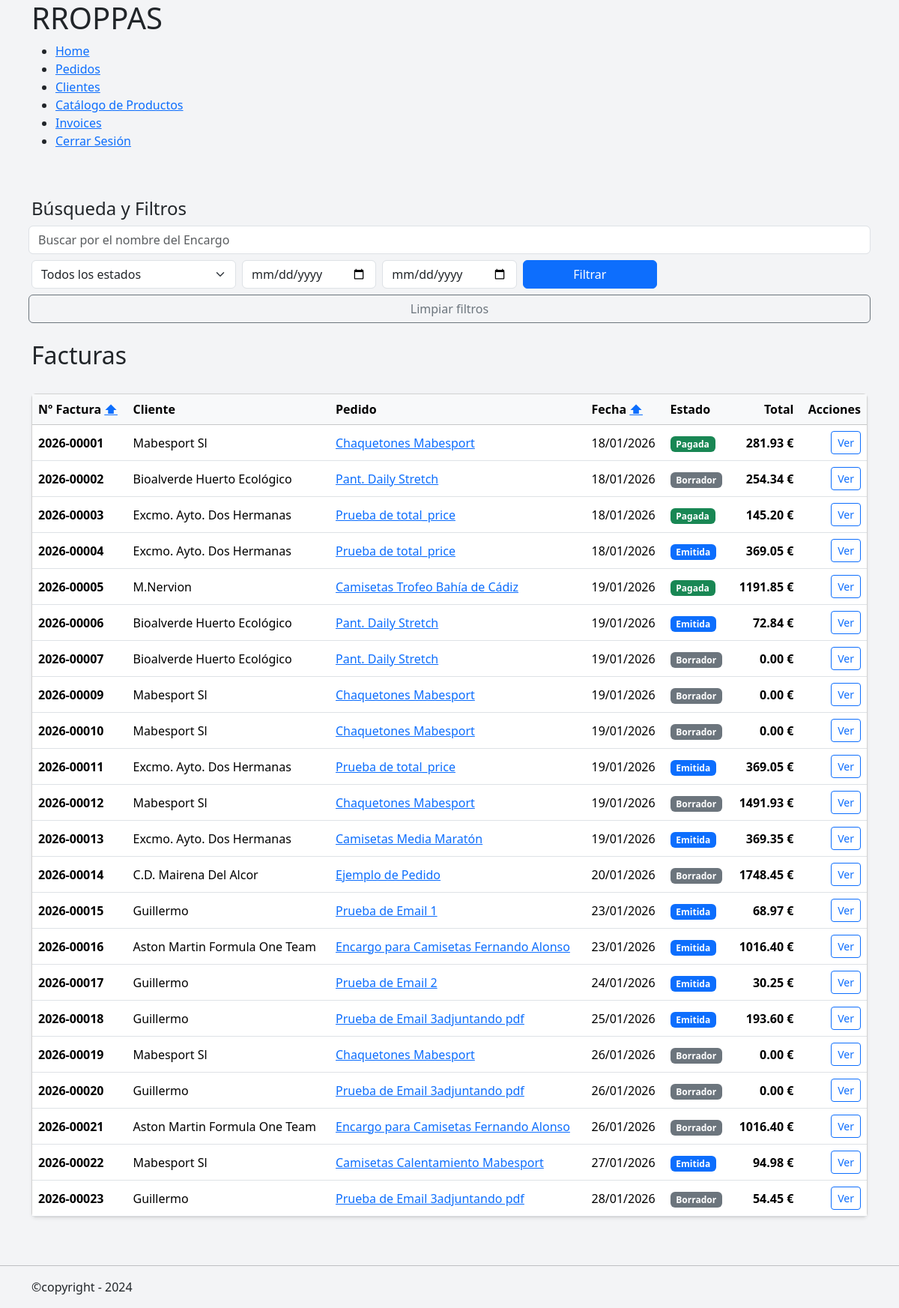
/invoices/list/ (signed in), run on the app's committed database.
### invoices/models.py (models this page shows, shortened)
class Invoices(models.Model):
    class InvoiceStatus(models.TextChoices):
        DRAFT = 'DRAFT', 'Borrador'
        ISSUED = 'ISSUED', 'Emitida'
        PAID = 'PAID', 'Pagada'
        CANCELLED = 'CANCELLED', 'Cancelada'
    order = models.ForeignKey(
        Order,
        on_delete=models.PROTECT,
        related_name= 'invoices'
    )
    client_name = models.CharField(max_length=150)
    cifnif = models.CharField(max_length=20)
    client_adress = models.CharField(max_length=150)
    billing_email = models.EmailField(blank=True)
    invoice_number = models.CharField(
        max_length=30,
        unique=True,
    )
    issue_date = models.DateField()
    due_date = models.DateField(
        null=True,
        blank=True,
    )
    sent_at = models.DateTimeField(
        null=True,
        blank=True,
    )
    status = models.CharField(
        verbose_name='Estado',
        choices=InvoiceStatus.choices,
        default=InvoiceStatus.DRAFT,
    )
    created_at = models.DateTimeField(
        auto_now_add=True
    )
    def base_amount(self):
        return sum(
            item.unit_price * item.quantity
            for item in self.items.all()
        )
    def vat_amount(self):
        return (self.base_amount() * Decimal(0.21)).quantize(
            Decimal("0.01"),
            rounding=ROUND_HALF_UP
        )
    def total_with_vat(self):
        return(self.base_amount() + self.vat_amount())

class InvoiceItem(models.Model):
    invoice = models.ForeignKey(
        Invoices,
        on_delete=models.CASCADE,
        related_name='items'
    )
    description = models.CharField(
        help_text='Concepto facturado',
        max_length=255,
        blank=True,
        null=True,
    )
    quantity = models.PositiveIntegerField(
        blank=True,
        null=True,
    )
    unit_price= models.DecimalField(
        max_digits=10,
        decimal_places=2,
        help_text='Precio unitario sin IVA',
        blank=True,
        null=True,
    )

### orders/models.py (models this page shows, shortened)
class Order(models.Model):
    class OrderStatus(models.TextChoices):
        RECEIVED = "RECEIVED", "Recibido"
        PENDING_DESIGN = "PENDING_DESIGN", "Pendiente de diseño"
        DESIGN_READY = "DESIGN_READY", "Diseño confirmado"
        IN_PRODUCTION = "IN_PRODUCTION", "En producción"
        COMPLETED = "COMPLETED", "Completado"
        DELIVERED = "DELIVERED", "Entregado"
        CANCELLED = "CANCELLED", "Cancelado"
    class OrderType(models.TextChoices):
        LARGE = 'LARGE', 'Encargo Importante'
        SMALL = 'SMALL', 'Encargo de Mostrador'
    client = models.ForeignKey(
        Client,
        on_delete=models.PROTECT,
        related_name='orders',
    )
    title = models.CharField(
        max_length=50,
        help_text='Descripcion corta del Pedido',
        verbose_name='Nombre del encargo',
    )
    status = models.CharField(
        verbose_name='Estado',
        choices=OrderStatus,
        default=OrderStatus.PENDING_DESIGN,
    )
    order_type =models.CharField(
        verbose_name='Tipo de pedido',
        choices=OrderType,
    )
    notes = models.TextField(blank=True, null=True)
    delivery_date = models.DateField(blank=True, null=True)
    created_at = models.DateTimeField(auto_now_add=True)
    updated_at = models.DateTimeField(auto_now=True)
    sent_at = models.DateField(blank=True, null=True)

### invoices/views.py (the view)
# urls.py: path('list/', InvoiceListView.as_view(), name='invoice_list'),
@method_decorator(login_required, name='dispatch')
class InvoiceListView(ListView):
    model = Invoices
    template_name = 'invoices/invoices_list.html'
    context_object_name = 'invoices'
    def get_queryset(self):
        qs = Invoices.objects.select_related('order')
        search = self.request.GET.get('q')
        ordenar = self.request.GET.get('ordenar')
        date = self.request.GET.get('date')
        if search:
            qs = qs.filter(
                Q(order__title__icontains = search) |
                Q(client_name__icontains = search)
            )
        if date == 'issue_date':
            qs = qs.order_by('issue_date')
        if date == '-issue_date':
            qs = qs.order_by('-issue_date')
        if ordenar == 'invoice_number':
            qs = qs.order_by('invoice_number')
        if ordenar == '-invoice_number':
            qs = qs.order_by('-invoice_number')
        client = self.request.GET.get('client')
        if client:
            qs = qs.filter(client__id=client)
        issue_date_from = self.request.GET.get('issue_from')
        if issue_date_from:
            qs = qs.filter(issue_date__gte=issue_date_from)
        issue_date_to = self.request.GET.get('issue_to')
        if issue_date_to:
            qs = qs.filter(issue_date__lte=issue_date_to)
        status = self.request.GET.get('status')
        if status:
            qs = qs.filter(status=status)
        return qs
    def get_context_data(self, **kwargs):
        context = super().get_context_data(**kwargs)
        context['status'] = Invoices.InvoiceStatus.choices
        return context

### mini_erp/templates/invoices/invoices_list.html (shortened to what this page needs)
{% extends "general/layout.html" %}
{% block contenido %}
{% load static %}
{% load humanize %}
<div class="container my-4">
    <h4>Búsqueda y Filtros</h4>
        {% include "_includes/_invoices/_invoices_filters.html" %}
    <div class="d-flex justify-content-between align-items-center mb-4">
        <h2>Facturas</h2>
    </div>
    <div class="card shadow-sm">
        <div class="card-body p-0">
            <table class="table table-hover mb-0 align-middle">
                <thead class="table-light">
                    <tr>
                        {% if request.GET.ordenar == "invoice_number" %}
                          <th>Nº Factura <a href="?ordenar=-invoice_number">⬇</a></th>
                          {% else %}
                            <th>Nº Factura <a href="?ordenar=invoice_number">⬆</a></th>
                        {% endif %}
                        <th>Cliente</th>
                        <th>Pedido</th>
                        {% if request.GET.date == "issue_date" %}
                            <th>Fecha <a href="?date=-issue_date">⬇</a></th>
                        {% else %}
                            <th>Fecha <a href="?date=issue_date">⬆</a></th>
                        {% endif %}
                        <th>Estado</th>
                        <th class="text-end">Total</th>
                        <th class="text-end">Acciones</th>
                    </tr>
                </thead>
                <tbody>
                    {% for invoice in invoices %}
                        <tr>
                            <td class="fw-bold">
                                {{ invoice.invoice_number }}
                            </td>
                            <td>
                                {{ invoice.client_name }}
                            </td>
                            <td>
                                <a href="{% url 'orders:order_detail' invoice.order.pk %}">
                                    {{ invoice.order.title }}
                                </a>
                            </td>
                            <td>
                                {{ invoice.issue_date|date:"d/m/Y" }}
                            </td>
                            <td>
                                <span class="badge
                                    {% if invoice.status == 'DRAFT' %} bg-secondary
                                    {% elif invoice.status == 'ISSUED' %} bg-primary
                                    {% elif invoice.status == 'PAID' %} bg-success
                                    {% elif invoice.status == 'CANCELLED' %} bg-danger
                                    {% endif %}
                                ">
                                    {{ invoice.get_status_display }}
                                </span>
                            </td>
                            <td class="text-end fw-bold">
                                {{ invoice.total_with_vat }} €
                            </td>
                            <td class="text-end">
                                <a href="{% url 'invoices:invoice_detail' invoice.pk %}"
                                   class="btn btn-sm btn-outline-primary">
                                    Ver
                                </a>
                            </td>
                        </tr>
                    {% empty %}
                        <tr>
                            <td colspan="7" class="text-center text-muted py-4">
                                No hay facturas registradas
                            </td>
                        </tr>
                    {% endfor %}
                </tbody>
            </table>
        </div>
    </div>
</div>
{% endblock %}

### mini_erp/static/orders/css/orders.css (style rules this page uses)
body { background-color: #f3f4f6; }

### data on the page
Invoices: invoice_number "2026-00001", client_name "Mabesport Sl", order "Chaquetones Mabesport", issue_date "18/01/2026", status "Pagada", total_with_vat "281.93"
Invoices: invoice_number "2026-00002", client_name "Bioalverde Huerto Ecológico", order "Pant. Daily Stretch", issue_date "18/01/2026", status "Borrador", total_with_vat "254.34"
Invoices: invoice_number "2026-00003", client_name "Excmo. Ayto. Dos Hermanas", order "Prueba de total_price", issue_date "18/01/2026", status "Pagada", total_with_vat "145.20"
Invoices: invoice_number "2026-00004", client_name "Excmo. Ayto. Dos Hermanas", order "Prueba de total_price", issue_date "18/01/2026", status "Emitida", total_with_vat "369.05"
Invoices: invoice_number "2026-00005", client_name "M.Nervion", order "Camisetas Trofeo Bahía de Cádiz", issue_date "19/01/2026", status "Pagada", total_with_vat "1191.85"
Invoices: invoice_number "2026-00006", client_name "Bioalverde Huerto Ecológico", order "Pant. Daily Stretch", issue_date "19/01/2026", status "Emitida", total_with_vat "72.84"
Invoices: invoice_number "2026-00007", client_name "Bioalverde Huerto Ecológico", order "Pant. Daily Stretch", issue_date "19/01/2026", status "Borrador", total_with_vat "0.00"
Invoices: invoice_number "2026-00009", client_name "Mabesport Sl", order "Chaquetones Mabesport", issue_date "19/01/2026", status "Borrador", total_with_vat "0.00"
Invoices: invoice_number "2026-00010", client_name "Mabesport Sl", order "Chaquetones Mabesport", issue_date "19/01/2026", status "Borrador", total_with_vat "0.00"
Invoices: invoice_number "2026-00011", client_name "Excmo. Ayto. Dos Hermanas", order "Prueba de total_price", issue_date "19/01/2026", status "Emitida", total_with_vat "369.05"
Invoices: invoice_number "2026-00012", client_name "Mabesport Sl", order "Chaquetones Mabesport", issue_date "19/01/2026", status "Borrador", total_with_vat "1491.93"
Invoices: invoice_number "2026-00013", client_name "Excmo. Ayto. Dos Hermanas", order "Camisetas Media Maratón", issue_date "19/01/2026", status "Emitida", total_with_vat "369.35"
Invoices: invoice_number "2026-00014", client_name "C.D. Mairena Del Alcor", order "Ejemplo de Pedido", issue_date "20/01/2026", status "Borrador", total_with_vat "1748.45"
Invoices: invoice_number "2026-00015", client_name "Guillermo", order "Prueba de Email 1", issue_date "23/01/2026", status "Emitida", total_with_vat "68.97"
Invoices: invoice_number "2026-00016", client_name "Aston Martin Formula One Team", order "Encargo para Camisetas Fernando Alonso", issue_date "23/01/2026", status "Emitida", total_with_vat "1016.40"
Invoices: invoice_number "2026-00017", client_name "Guillermo", order "Prueba de Email 2", issue_date "24/01/2026", status "Emitida", total_with_vat "30.25"
Invoices: invoice_number "2026-00018", client_name "Guillermo", order "Prueba de Email 3adjuntando pdf", issue_date "25/01/2026", status "Emitida", total_with_vat "193.60"
Invoices: invoice_number "2026-00019", client_name "Mabesport Sl", order "Chaquetones Mabesport", issue_date "26/01/2026", status "Borrador", total_with_vat "0.00"
Invoices: invoice_number "2026-00020", client_name "Guillermo", order "Prueba de Email 3adjuntando pdf", issue_date "26/01/2026", status "Borrador", total_with_vat "0.00"
Invoices: invoice_number "2026-00021", client_name "Aston Martin Formula One Team", order "Encargo para Camisetas Fernando Alonso", issue_date "26/01/2026", status "Borrador", total_with_vat "1016.40"
Invoices: invoice_number "2026-00022", client_name "Mabesport Sl", order "Camisetas Calentamiento Mabesport", issue_date "27/01/2026", status "Emitida", total_with_vat "94.98"
Invoices: invoice_number "2026-00023", client_name "Guillermo", order "Prueba de Email 3adjuntando pdf", issue_date "28/01/2026", status "Borrador", total_with_vat "54.45"
